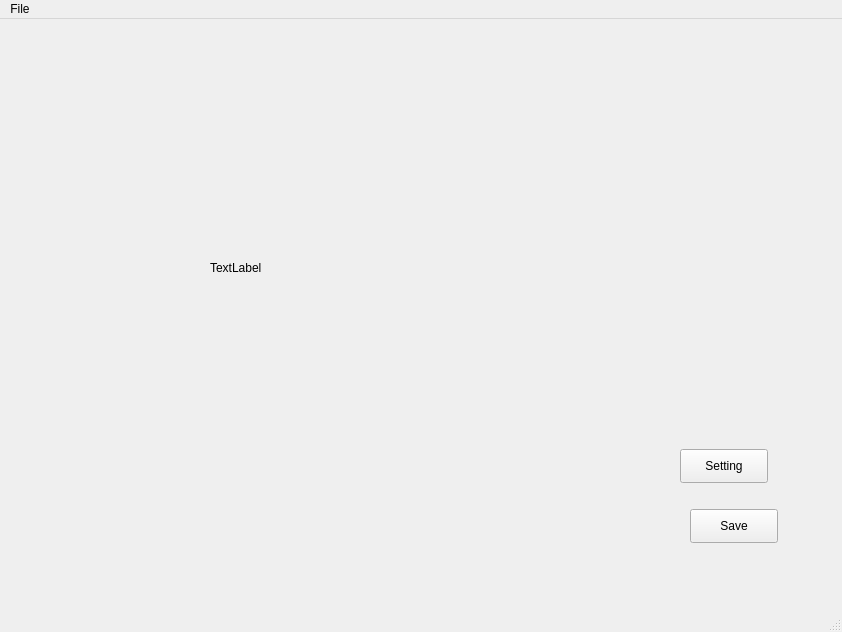
<?xml version="1.0" encoding="UTF-8"?>
<ui version="4.0">
 <class>MainWindow</class>
 <widget class="QMainWindow" name="MainWindow">
  <property name="geometry">
   <rect>
    <x>0</x>
    <y>0</y>
    <width>842</width>
    <height>632</height>
   </rect>
  </property>
  <property name="windowTitle">
   <string>MainWindow</string>
  </property>
  <widget class="QWidget" name="centralwidget">
   <widget class="QPushButton" name="button1">
    <property name="geometry">
     <rect>
      <x>690</x>
      <y>490</y>
      <width>88</width>
      <height>34</height>
     </rect>
    </property>
    <property name="text">
     <string>Save</string>
    </property>
   </widget>
   <widget class="QPushButton" name="button2">
    <property name="geometry">
     <rect>
      <x>680</x>
      <y>430</y>
      <width>88</width>
      <height>34</height>
     </rect>
    </property>
    <property name="text">
     <string>Setting</string>
    </property>
   </widget>
   <widget class="QLabel" name="label">
    <property name="geometry">
     <rect>
      <x>210</x>
      <y>240</y>
      <width>58</width>
      <height>18</height>
     </rect>
    </property>
    <property name="text">
     <string>TextLabel</string>
    </property>
   </widget>
  </widget>
  <widget class="QMenuBar" name="menubar">
   <property name="geometry">
    <rect>
     <x>0</x>
     <y>0</y>
     <width>842</width>
     <height>30</height>
    </rect>
   </property>
   <widget class="QMenu" name="menuFile">
    <property name="title">
     <string>File</string>
    </property>
    <addaction name="actionSave"/>
    <addaction name="actionNew"/>
   </widget>
   <addaction name="menuFile"/>
  </widget>
  <widget class="QStatusBar" name="statusbar"/>
  <action name="actionSave">
   <property name="text">
    <string>Save</string>
   </property>
   <property name="shortcut">
    <string>Ctrl+S</string>
   </property>
  </action>
  <action name="actionNew">
   <property name="text">
    <string>New</string>
   </property>
   <property name="shortcut">
    <string>Ctrl+N</string>
   </property>
  </action>
 </widget>
 <resources/>
 <connections/>
</ui>
